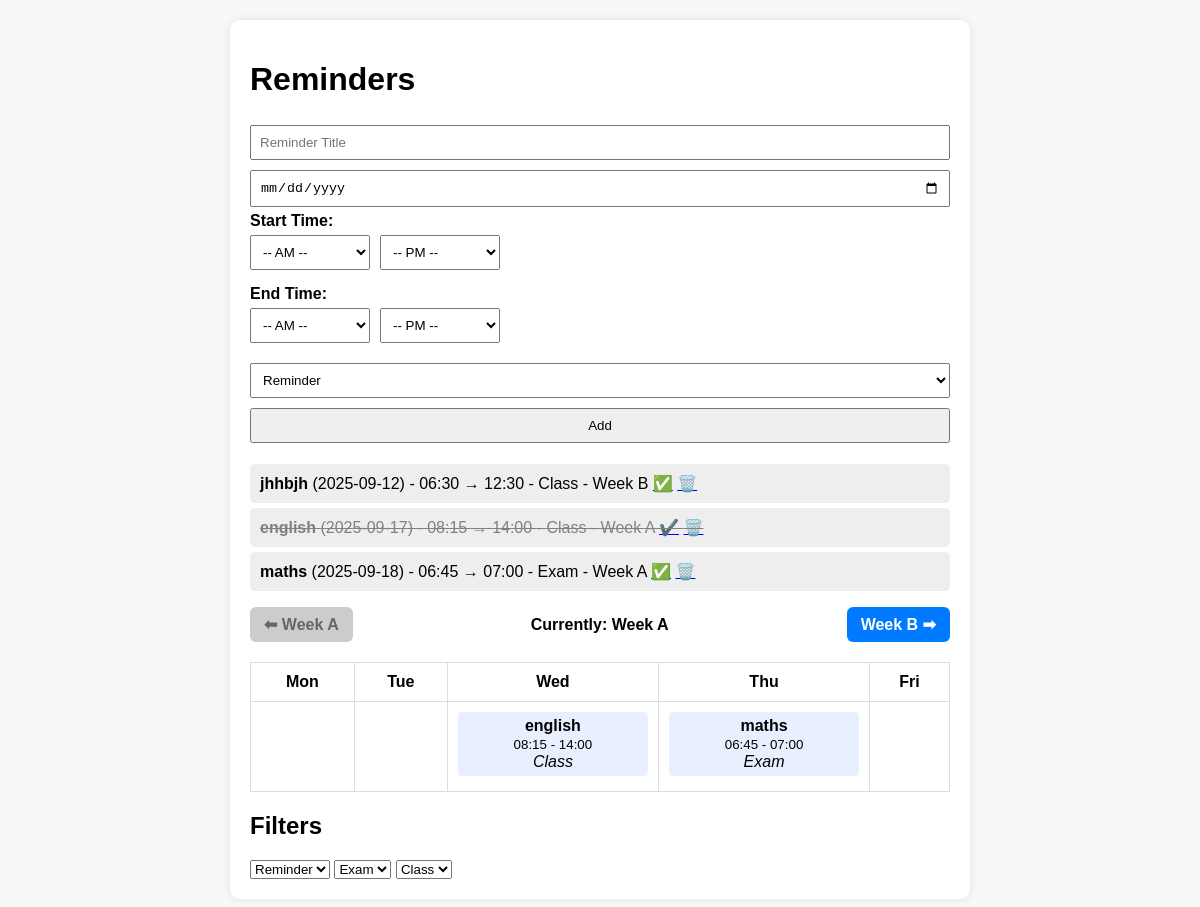
The page / on the database its author committed.
### tables this page shows
CREATE TABLE reminders (
            id INTEGER PRIMARY KEY AUTOINCREMENT,
            title TEXT,
            due_date TEXT,
            start_time TEXT,
            end_time TEXT,
            category TEXT,
            completed INTEGER DEFAULT 0,
            week TEXT DEFAULT 'A'
        );

### app.py (the view)
@app.route('/')
def index():
    week_num = datetime.now().isocalendar()[1]
    current_week = 'A' if week_num % 2 == 0 else 'B'
    selected_week = request.args.get('week', current_week)
    with sqlite3.connect('data.db') as conn:
        c = conn.cursor()
        c.execute("""
            SELECT * FROM reminders
            ORDER BY datetime(due_date || ' ' || start_time) ASC
        """)
        reminders = c.fetchall()
        c.execute("""
            SELECT title, due_date, start_time, end_time, category
            FROM reminders
            WHERE (category='Class' OR category='Exam') AND week=?
            ORDER BY datetime(due_date || ' ' || start_time) ASC
        """, (selected_week,))
        timetable_items = c.fetchall()
    return render_template('index.html', reminders=reminders, timetable_items=timetable_items, selected_week=selected_week)

### app.py (called while the page is built)
@app.template_filter('datetimeformat')
def datetimeformat(value, format='%H:%M'):
    try:
        return datetime.strptime(value, '%Y-%m-%d').strftime(format)
    except:
        return value

### templates/index.html (shortened to what this page needs)
<!DOCTYPE html>
<html lang="en">
<head>
    <link rel="stylesheet" href="{{ url_for('static', filename='css/style.css') }}">
</head>
<body>
    <div class="container">
        <h1>Reminders</h1>
        <form method="POST" action="/add">
            <input type="text" name="title" placeholder="Reminder Title" required>
            <input type="date" name="due_date" required>
            <label><strong>Start Time:</strong></label>
            <div style="display: flex; gap: 10px; margin-bottom: 10px;">
                <select name="start_time_am" style="width: 120px;">
                    <option value="">-- AM --</option>
                </select>
                <select name="start_time_pm" style="width: 120px;">
                    <option value="">-- PM --</option>
                </select>
            </div>
            <label><strong>End Time:</strong></label>
            <div style="display: flex; gap: 10px; margin-bottom: 10px;">
                <select name="end_time_am" style="width: 120px;">
                    <option value="">-- AM --</option>
                </select>
                <select name="end_time_pm" style="width: 120px;">
                    <option value="">-- PM --</option>
                </select>
            </div>
            <select name="category">
                <option value="Reminder">Reminder</option>
            </select>
            <button type="submit">Add</button>
        </form>
        <ul class="reminder-list">
            {% for r in reminders %}
            <li class="{% if r[6] %}completed{% endif %}">
                <strong>{{ r[1] }}</strong> ({{ r[2] }}) - {{ r[3] }} → {{ r[4] }} - {{ r[5] }} - Week {{ r[7] }}
                {% if not r[6] %}
                    <a href="/complete/{{ r[0] }}">✅</a>
                {% else %}
                    <a href="/uncomplete/{{ r[0] }}">✔️</a>
                {% endif %}
                <a href="/delete/{{ r[0] }}">🗑️</a>
            </li>
            {% endfor %}
        </ul>
        <div style="display: flex; align-items: center; justify-content: space-between; margin: 15px 0;">
            {% if selected_week == 'A' %}
                <span class="week-btn inactive">⬅ Week A</span>
            {% else %}
                <a href="/?week=A" class="week-btn">⬅ Week A</a>
            {% endif %}
            <span><strong>Currently: Week {{ selected_week }}</strong></span>
            {% if selected_week == 'B' %}
                <span class="week-btn inactive">Week B ➡</span>
            {% else %}
                <a href="/?week=B" class="week-btn">Week B ➡</a>
            {% endif %}
        </div>
        <table>
            <tr>
                <th>Mon</th><th>Tue</th><th>Wed</th><th>Thu</th><th>Fri</th>
            </tr>
            <tr>
                {% set days = ['Mon', 'Tue', 'Wed', 'Thu', 'Fri'] %}
                {% for day in days %}
                <td>
                    {% for item in timetable_items %}
                        {% set weekday = item[1]|datetimeformat("%a") %}
                        {% if weekday == day %}
                            <div style="background-color: '{{ '#ffe0e0' if item[4] == 'Exam' else '#e8f0ff' }}'';">
                                <strong>{{ item[0] }}</strong><br>
                                <small>{{ item[2] }} - {{ item[3] }}</small><br>
                                <em>{{ item[4] }}</em>
                            </div>
                        {% endif %}
                    {% endfor %}
                </td>
                {% endfor %}
            </tr>
        </table>
        <h2>Filters</h2>
        <select><option>Reminder</option></select>
        <select><option>Exam</option></select>
        <select><option>Class</option></select>
    </div>
</body>
</html>

### static/css/style.css (style rules this page uses)
body { font-family: Arial, sans-serif; background: #f8f8f8; padding: 20px; margin: 0; }
.container { max-width: 700px; margin: auto; background: white; padding: 20px; border-radius: 10px; box-shadow: 0 0 10px rgba(0,0,0,0.1); }
form input, form select, form button { margin: 5px 0; padding: 8px; width: 100%; box-sizing: border-box; }
.reminder-list { list-style: none; padding: 0; }
.reminder-list li { background: #eee; margin: 5px 0; padding: 10px; border-radius: 5px; }
.reminder-list li.completed { text-decoration: line-through; color: gray; }
table { width: 100%; border-collapse: collapse; margin-top: 20px; }
table th, table td { border: 1px solid #ddd; padding: 10px; text-align: center; }
table td div { background-color: #e8f0ff; margin-bottom: 5px; padding: 5px; border-radius: 4px; }
.week-btn { background-color: #007bff; color: white; padding: 8px 14px; border-radius: 6px; text-decoration: none; font-weight: bold; transition: background-color 0.2s ease; }
.week-btn.inactive { background-color: #ccc; color: #666; cursor: default; pointer-events: none; }

### rows shown on the page
reminders: title "jhhbjh", due_date "2025-09-12", start_time "06:30", end_time "12:30", category "Class", week "B"
reminders: title "english", due_date "2025-09-17", start_time "08:15", end_time "14:00", category "Class", week "A"
reminders: title "maths", due_date "2025-09-18", start_time "06:45", end_time "07:00", category "Exam", week "A"

### other values the page prints
{{ selected_week }} "A"
